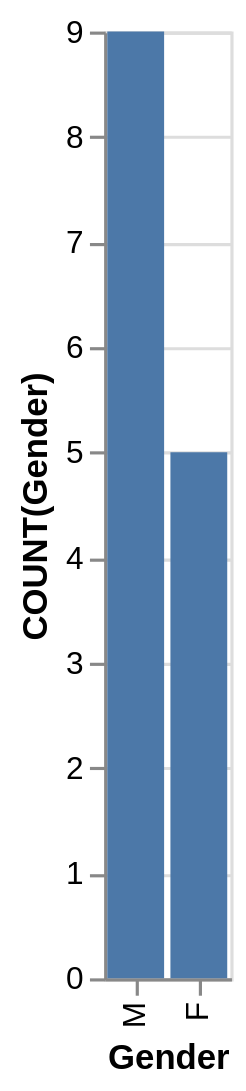

Describe this chart as a Vega-Lite specification.
### Vega-Lite specification from a JSON file in a GitHub repository (floating-point values rounded to 4 significant figures)
{"data": {"values": [{"x_data": "F", "y_data": 5}, {"x_data": "M", "y_data": 9}]}, "mark": "bar", "encoding": {"x": {"field": "x_data", "type": "nominal", "title": "Gender", "sort": "descending"}, "y": {"field": "y_data", "type": "quantitative", "title": "COUNT(Gender)"}}}
